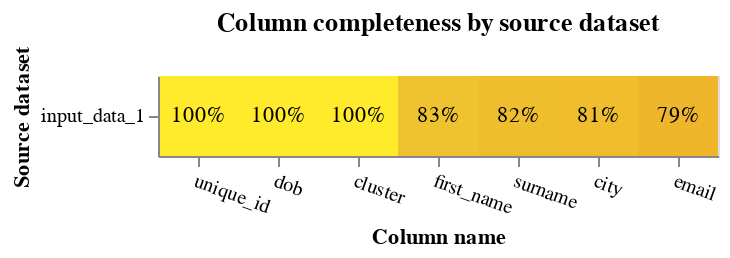

The code cell stored with this chart in its notebook:
### Markdown cell above
It's important to understand the level of missingness in your data, because columns with higher levels of missingness are less useful for data linking.

### Code cell
from splink.exploratory import completeness_chart
from splink import DuckDBAPI
db_api = DuckDBAPI()
completeness_chart(df, db_api=db_api)

### Figure 1 — Vega-Lite specification as saved in the notebook (floating-point values rounded to 4 significant figures)
{"config": {"view": {"continuousWidth": 400, "continuousHeight": 300}}, "layer": [{"mark": "rect", "encoding": {"color": {"field": "completeness", "legend": null, "scale": {"scheme": "darkred", "zero": true}, "type": "quantitative"}, "tooltip": [{"field": "source_dataset", "title": "Source dataset", "type": "nominal"}, {"field": "total_rows_inc_nulls", "format": ",", "title": "# of records", "type": "quantitative"}, {"field": "column_name", "title": "Column name", "type": "nominal"}, {"field": "total_null_rows", "format": ",", "title": "# of nulls", "type": "quantitative"}, {"field": "completeness", "format": ".1%", "type": "quantitative"}], "x": {"axis": {"labelAngle": 20}, "field": "column_name", "sort": {"field": "mean_comp", "order": "descending"}, "title": "Column name", "type": "nominal"}, "y": {"field": "source_dataset", "title": "Source dataset", "type": "nominal"}}, "title": "Column completeness by source dataset", "transform": [{"joinaggregate": [{"op": "mean", "field": "completeness", "as": "mean_comp"}], "groupby": ["column_name"]}]}, {"mark": {"type": "text"}, "encoding": {"color": {"condition": {"test": "datum['completeness'] < 0.5", "value": "white"}, "value": "black"}, "text": {"field": "completeness", "format": ".0%", "type": "quantitative"}, "x": {"axis": {"labelAngle": 0}, "field": "column_name", "sort": {"field": "mean_comp", "order": "descending"}, "type": "nominal"}, "y": {"field": "source_dataset", "type": "nominal"}}, "transform": [{"joinaggregate": [{"op": "mean", "field": "completeness", "as": "mean_comp"}], "groupby": ["column_name"]}]}], "data": {"name": "data-572980019788bd329bcef848c3b9e8f5"}, "height": {"step": 40}, "width": {"step": 40}, "$schema": "https://vega.github.io/schema/vega-lite/v5.9.3.json", "datasets": {"data-572980019788bd329bcef848c3b9e8f5": [{"source_dataset": "input_data_1", "column_name": "unique_id", "total_null_rows": 0, "total_rows_inc_nulls": 1000, "completeness": 1.0}, {"source_dataset": "input_data_1", "column_name": "first_name", "total_null_rows": 169, "total_rows_inc_nulls": 1000, "completeness": 0.831}, {"source_dataset": "input_data_1", "column_name": "surname", "total_null_rows": 181, "total_rows_inc_nulls": 1000, "completeness": 0.819}, {"source_dataset": "input_data_1", "column_name": "dob", "total_null_rows": 0, "total_rows_inc_nulls": 1000, "completeness": 1.0}, {"source_dataset": "input_data_1", "column_name": "city", "total_null_rows": 187, "total_rows_inc_nulls": 1000, "completeness": 0.813}, {"source_dataset": "input_data_1", "column_name": "email", "total_null_rows": 211, "total_rows_inc_nulls": 1000, "completeness": 0.789}, {"source_dataset": "input_data_1", "column_name": "cluster", "total_null_rows": 0, "total_rows_inc_nulls": 1000, "completeness": 1.0}]}}
